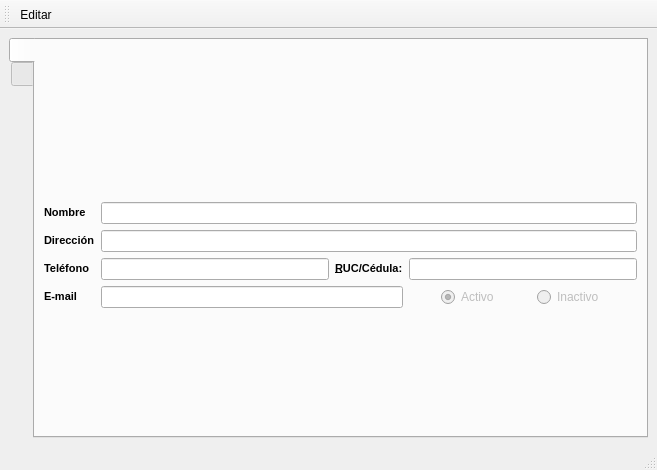
<?xml version="1.0" encoding="UTF-8"?>
<ui version="4.0">
 <class>frmPersona</class>
 <widget class="QMainWindow" name="frmPersona">
  <property name="geometry">
   <rect>
    <x>0</x>
    <y>0</y>
    <width>657</width>
    <height>470</height>
   </rect>
  </property>
  <property name="windowTitle">
   <string>Arqueo</string>
  </property>
  <widget class="QWidget" name="centralwidget">
   <layout class="QVBoxLayout" name="verticalLayout_3">
    <item>
     <widget class="QTabWidget" name="tabWidget">
      <property name="maximumSize">
       <size>
        <width>16777215</width>
        <height>400</height>
       </size>
      </property>
      <property name="tabPosition">
       <enum>QTabWidget::West</enum>
      </property>
      <property name="currentIndex">
       <number>0</number>
      </property>
      <widget class="QWidget" name="tabdetails">
       <attribute name="icon">
        <iconset resource="res.qrc">
         <normaloff>:/icons/res/document-edit.png</normaloff>:/icons/res/document-edit.png</iconset>
       </attribute>
       <attribute name="title">
        <string notr="true"/>
       </attribute>
       <layout class="QVBoxLayout" name="verticalLayout">
        <item>
         <layout class="QGridLayout" name="gridLayout">
          <item row="0" column="0" colspan="4">
           <widget class="QLabel" name="lbltitulo">
            <property name="sizePolicy">
             <sizepolicy hsizetype="Expanding" vsizetype="Fixed">
              <horstretch>0</horstretch>
              <verstretch>0</verstretch>
             </sizepolicy>
            </property>
            <property name="font">
             <font>
              <pointsize>18</pointsize>
             </font>
            </property>
            <property name="text">
             <string/>
            </property>
            <property name="alignment">
             <set>Qt::AlignCenter</set>
            </property>
           </widget>
          </item>
          <item row="1" column="0">
           <widget class="QLabel" name="lblnombre">
            <property name="sizePolicy">
             <sizepolicy hsizetype="Fixed" vsizetype="Preferred">
              <horstretch>0</horstretch>
              <verstretch>0</verstretch>
             </sizepolicy>
            </property>
            <property name="text">
             <string>&lt;!DOCTYPE HTML PUBLIC &quot;-//W3C//DTD HTML 4.0//EN&quot; &quot;http://www.w3.org/TR/REC-html40/strict.dtd&quot;&gt;
&lt;html&gt;&lt;head&gt;&lt;meta name=&quot;qrichtext&quot; content=&quot;1&quot; /&gt;&lt;style type=&quot;text/css&quot;&gt;
p, li { white-space: pre-wrap; }
&lt;/style&gt;&lt;/head&gt;&lt;body style=&quot; font-family:'MS Shell Dlg 2'; font-size:8.25pt; font-weight:400; font-style:normal;&quot;&gt;
&lt;p style=&quot; margin-top:0px; margin-bottom:0px; margin-left:0px; margin-right:0px; -qt-block-indent:0; text-indent:0px;&quot;&gt;&lt;span style=&quot; font-size:8pt; font-weight:600;&quot;&gt;Nombre&lt;/span&gt;&lt;/p&gt;&lt;/body&gt;&lt;/html&gt;</string>
            </property>
           </widget>
          </item>
          <item row="1" column="1" colspan="3">
           <widget class="QLineEdit" name="txtnombre">
            <property name="readOnly">
             <bool>false</bool>
            </property>
           </widget>
          </item>
          <item row="2" column="0">
           <widget class="QLabel" name="label_12">
            <property name="sizePolicy">
             <sizepolicy hsizetype="Fixed" vsizetype="Preferred">
              <horstretch>0</horstretch>
              <verstretch>0</verstretch>
             </sizepolicy>
            </property>
            <property name="text">
             <string>&lt;!DOCTYPE HTML PUBLIC &quot;-//W3C//DTD HTML 4.0//EN&quot; &quot;http://www.w3.org/TR/REC-html40/strict.dtd&quot;&gt;
&lt;html&gt;&lt;head&gt;&lt;meta name=&quot;qrichtext&quot; content=&quot;1&quot; /&gt;&lt;style type=&quot;text/css&quot;&gt;
p, li { white-space: pre-wrap; }
&lt;/style&gt;&lt;/head&gt;&lt;body style=&quot; font-family:'MS Shell Dlg 2'; font-size:8.25pt; font-weight:400; font-style:normal;&quot;&gt;
&lt;p style=&quot; margin-top:0px; margin-bottom:0px; margin-left:0px; margin-right:0px; -qt-block-indent:0; text-indent:0px;&quot;&gt;&lt;span style=&quot; font-size:8pt; font-weight:600;&quot;&gt;Dirección&lt;/span&gt;&lt;/p&gt;&lt;/body&gt;&lt;/html&gt;</string>
            </property>
           </widget>
          </item>
          <item row="2" column="1" colspan="3">
           <widget class="QLineEdit" name="txtdireccion">
            <property name="maxLength">
             <number>200</number>
            </property>
            <property name="readOnly">
             <bool>false</bool>
            </property>
           </widget>
          </item>
          <item row="3" column="0">
           <widget class="QLabel" name="label_11">
            <property name="sizePolicy">
             <sizepolicy hsizetype="Fixed" vsizetype="Preferred">
              <horstretch>0</horstretch>
              <verstretch>0</verstretch>
             </sizepolicy>
            </property>
            <property name="text">
             <string>&lt;!DOCTYPE HTML PUBLIC &quot;-//W3C//DTD HTML 4.0//EN&quot; &quot;http://www.w3.org/TR/REC-html40/strict.dtd&quot;&gt;
&lt;html&gt;&lt;head&gt;&lt;meta name=&quot;qrichtext&quot; content=&quot;1&quot; /&gt;&lt;style type=&quot;text/css&quot;&gt;
p, li { white-space: pre-wrap; }
&lt;/style&gt;&lt;/head&gt;&lt;body style=&quot; font-family:'MS Shell Dlg 2'; font-size:8.25pt; font-weight:400; font-style:normal;&quot;&gt;
&lt;p style=&quot; margin-top:0px; margin-bottom:0px; margin-left:0px; margin-right:0px; -qt-block-indent:0; text-indent:0px;&quot;&gt;&lt;span style=&quot; font-weight:600;&quot;&gt;Teléfono&lt;/span&gt;&lt;/p&gt;&lt;/body&gt;&lt;/html&gt;</string>
            </property>
           </widget>
          </item>
          <item row="3" column="1">
           <widget class="QLineEdit" name="txttelefono">
            <property name="maxLength">
             <number>45</number>
            </property>
            <property name="readOnly">
             <bool>false</bool>
            </property>
           </widget>
          </item>
          <item row="3" column="2">
           <widget class="QLabel" name="label_6">
            <property name="sizePolicy">
             <sizepolicy hsizetype="Fixed" vsizetype="Preferred">
              <horstretch>0</horstretch>
              <verstretch>0</verstretch>
             </sizepolicy>
            </property>
            <property name="text">
             <string>&lt;!DOCTYPE HTML PUBLIC &quot;-//W3C//DTD HTML 4.0//EN&quot; &quot;http://www.w3.org/TR/REC-html40/strict.dtd&quot;&gt;
&lt;html&gt;&lt;head&gt;&lt;meta name=&quot;qrichtext&quot; content=&quot;1&quot; /&gt;&lt;style type=&quot;text/css&quot;&gt;
p, li { white-space: pre-wrap; }
&lt;/style&gt;&lt;/head&gt;&lt;body style=&quot; font-family:'MS Shell Dlg 2'; font-size:8.25pt; font-weight:400; font-style:normal;&quot;&gt;
&lt;p style=&quot; margin-top:0px; margin-bottom:0px; margin-left:0px; margin-right:0px; -qt-block-indent:0; text-indent:0px;&quot;&gt;&lt;span style=&quot; font-weight:600;&quot;&gt;&amp;amp;RUC/Cédula:&lt;/span&gt;&lt;/p&gt;&lt;/body&gt;&lt;/html&gt;</string>
            </property>
            <property name="buddy">
             <cstring>txtruc</cstring>
            </property>
           </widget>
          </item>
          <item row="3" column="3">
           <widget class="QLineEdit" name="txtruc">
            <property name="maxLength">
             <number>45</number>
            </property>
            <property name="dragEnabled">
             <bool>true</bool>
            </property>
            <property name="readOnly">
             <bool>false</bool>
            </property>
           </widget>
          </item>
          <item row="4" column="0">
           <widget class="QLabel" name="label_2">
            <property name="sizePolicy">
             <sizepolicy hsizetype="Fixed" vsizetype="Preferred">
              <horstretch>0</horstretch>
              <verstretch>0</verstretch>
             </sizepolicy>
            </property>
            <property name="text">
             <string>&lt;!DOCTYPE HTML PUBLIC &quot;-//W3C//DTD HTML 4.0//EN&quot; &quot;http://www.w3.org/TR/REC-html40/strict.dtd&quot;&gt;
&lt;html&gt;&lt;head&gt;&lt;meta name=&quot;qrichtext&quot; content=&quot;1&quot; /&gt;&lt;style type=&quot;text/css&quot;&gt;
p, li { white-space: pre-wrap; }
&lt;/style&gt;&lt;/head&gt;&lt;body style=&quot; font-family:'MS Shell Dlg 2'; font-size:8.25pt; font-weight:400; font-style:normal;&quot;&gt;
&lt;p style=&quot; margin-top:0px; margin-bottom:0px; margin-left:0px; margin-right:0px; -qt-block-indent:0; text-indent:0px;&quot;&gt;&lt;span style=&quot; font-size:8pt; font-weight:600;&quot;&gt;E-mail&lt;/span&gt;&lt;/p&gt;&lt;/body&gt;&lt;/html&gt;</string>
            </property>
           </widget>
          </item>
          <item row="4" column="1" colspan="2">
           <widget class="QLineEdit" name="txtcorreo">
            <property name="maxLength">
             <number>45</number>
            </property>
            <property name="readOnly">
             <bool>false</bool>
            </property>
           </widget>
          </item>
          <item row="4" column="3">
           <layout class="QHBoxLayout" name="horizontalLayout_7">
            <item>
             <widget class="QRadioButton" name="rbactivo">
              <property name="enabled">
               <bool>false</bool>
              </property>
              <property name="sizePolicy">
               <sizepolicy hsizetype="Fixed" vsizetype="Fixed">
                <horstretch>0</horstretch>
                <verstretch>0</verstretch>
               </sizepolicy>
              </property>
              <property name="text">
               <string>Activo</string>
              </property>
              <property name="checked">
               <bool>true</bool>
              </property>
             </widget>
            </item>
            <item>
             <widget class="QRadioButton" name="rbinactivo">
              <property name="enabled">
               <bool>false</bool>
              </property>
              <property name="sizePolicy">
               <sizepolicy hsizetype="Fixed" vsizetype="Fixed">
                <horstretch>0</horstretch>
                <verstretch>0</verstretch>
               </sizepolicy>
              </property>
              <property name="text">
               <string>Inactivo</string>
              </property>
             </widget>
            </item>
           </layout>
          </item>
         </layout>
        </item>
       </layout>
      </widget>
      <widget class="QWidget" name="tabnavigation">
       <attribute name="icon">
        <iconset resource="res.qrc">
         <normaloff>:/icons/res/table.png</normaloff>:/icons/res/table.png</iconset>
       </attribute>
       <attribute name="title">
        <string notr="true"/>
       </attribute>
       <layout class="QVBoxLayout" name="verticalLayout_2">
        <item>
         <widget class="QTableView" name="tablenavigation">
          <property name="alternatingRowColors">
           <bool>true</bool>
          </property>
          <property name="selectionMode">
           <enum>QAbstractItemView::SingleSelection</enum>
          </property>
          <property name="selectionBehavior">
           <enum>QAbstractItemView::SelectRows</enum>
          </property>
          <attribute name="horizontalHeaderStretchLastSection">
           <bool>true</bool>
          </attribute>
          <attribute name="verticalHeaderVisible">
           <bool>false</bool>
          </attribute>
          <attribute name="verticalHeaderVisible">
           <bool>false</bool>
          </attribute>
          <attribute name="horizontalHeaderStretchLastSection">
           <bool>true</bool>
          </attribute>
         </widget>
        </item>
        <item>
         <layout class="QHBoxLayout" name="horizontalLayout">
          <item>
           <widget class="QLabel" name="label_15">
            <property name="text">
             <string>&amp;Buscar</string>
            </property>
            <property name="buddy">
             <cstring>txtSearch</cstring>
            </property>
           </widget>
          </item>
          <item>
           <widget class="QLineEdit" name="txtSearch"/>
          </item>
         </layout>
        </item>
       </layout>
      </widget>
     </widget>
    </item>
   </layout>
  </widget>
  <widget class="QStatusBar" name="statusbar"/>
  <widget class="QToolBar" name="toolBar">
   <property name="windowTitle">
    <string>Arqueo</string>
   </property>
   <attribute name="toolBarArea">
    <enum>TopToolBarArea</enum>
   </attribute>
   <attribute name="toolBarBreak">
    <bool>false</bool>
   </attribute>
   <addaction name="actionEditar"/>
  </widget>
  <action name="actionEditar">
   <property name="icon">
    <iconset resource="res.qrc">
     <normaloff>:/icons/res/document-edit.png</normaloff>:/icons/res/document-edit.png</iconset>
   </property>
   <property name="text">
    <string>Editar</string>
   </property>
   <property name="toolTip">
    <string>Editar</string>
   </property>
  </action>
 </widget>
 <resources>
  <include location="res.qrc"/>
 </resources>
 <connections/>
</ui>
